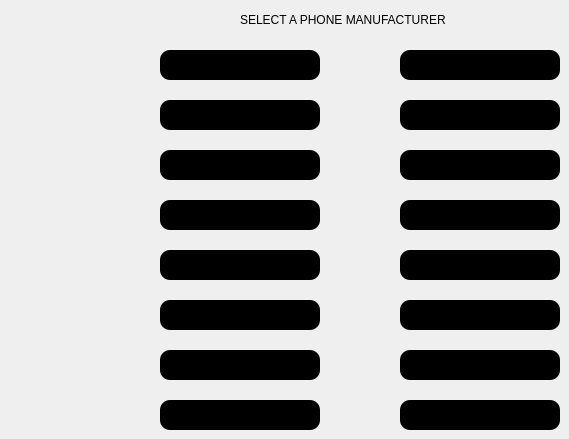
    <widget class="QWidget" name="Menu">
     <widget class="QPushButton" name="Infinix">
      <property name="geometry">
       <rect>
        <x>160</x>
        <y>350</y>
        <width>160</width>
        <height>30</height>
       </rect>
      </property>
      <property name="cursor">
       <cursorShape>PointingHandCursor</cursorShape>
      </property>
      <property name="toolTip">
       <string>&lt;html&gt;&lt;head/&gt;&lt;body&gt;&lt;p&gt;Click to show specifications&lt;/p&gt;&lt;/body&gt;&lt;/html&gt;</string>
      </property>
      <property name="toolTipDuration">
       <number>-1</number>
      </property>
      <property name="styleSheet">
       <string notr="true">QPushButton {
        background-color: rgb(0, 0, 0);
	border-radius: 10px;
}

QPushButton:Hover {
	
	background-color: rgb(17, 16, 16);
}</string>
      </property>
      <property name="text">
       <string>7. INFINIX</string>
      </property>
     </widget>
     <widget class="QPushButton" name="Huawei">
      <property name="geometry">
       <rect>
        <x>160</x>
        <y>100</y>
        <width>160</width>
        <height>30</height>
       </rect>
      </property>
      <property name="cursor">
       <cursorShape>PointingHandCursor</cursorShape>
      </property>
      <property name="toolTip">
       <string>&lt;html&gt;&lt;head/&gt;&lt;body&gt;&lt;p&gt;Click to show specifications&lt;/p&gt;&lt;/body&gt;&lt;/html&gt;</string>
      </property>
      <property name="toolTipDuration">
       <number>-1</number>
      </property>
      <property name="styleSheet">
       <string notr="true">QPushButton {
        background-color: rgb(0, 0, 0);
	border-radius: 10px;
}

QPushButton:Hover {
	
	background-color: rgb(17, 16, 16);
}</string>
      </property>
      <property name="text">
       <string>2. HUAWEI</string>
      </property>
     </widget>
     <widget class="QPushButton" name="Tecno">
      <property name="geometry">
       <rect>
        <x>160</x>
        <y>150</y>
        <width>160</width>
        <height>30</height>
       </rect>
      </property>
      <property name="cursor">
       <cursorShape>PointingHandCursor</cursorShape>
      </property>
      <property name="toolTip">
       <string>&lt;html&gt;&lt;head/&gt;&lt;body&gt;&lt;p&gt;Click to show specifications&lt;/p&gt;&lt;/body&gt;&lt;/html&gt;</string>
      </property>
      <property name="toolTipDuration">
       <number>-1</number>
      </property>
      <property name="styleSheet">
       <string notr="true">QPushButton {
        background-color: rgb(0, 0, 0);
	border-radius: 10px;
}

QPushButton:Hover {
	
	background-color: rgb(17, 16, 16);
}</string>
      </property>
      <property name="text">
       <string>3. TECNO</string>
      </property>
     </widget>
     <widget class="QPushButton" name="Redmi">
      <property name="geometry">
       <rect>
        <x>160</x>
        <y>200</y>
        <width>160</width>
        <height>30</height>
       </rect>
      </property>
      <property name="cursor">
       <cursorShape>PointingHandCursor</cursorShape>
      </property>
      <property name="toolTip">
       <string>&lt;html&gt;&lt;head/&gt;&lt;body&gt;&lt;p&gt;Click to show specifications&lt;/p&gt;&lt;/body&gt;&lt;/html&gt;</string>
      </property>
      <property name="toolTipDuration">
       <number>-1</number>
      </property>
      <property name="styleSheet">
       <string notr="true">QPushButton {
        background-color: rgb(0, 0, 0);
	border-radius: 10px;
}

QPushButton:Hover {
	
	background-color: rgb(17, 16, 16);
}</string>
      </property>
      <property name="text">
       <string>4. REDMI</string>
      </property>
     </widget>
     <widget class="QPushButton" name="HTC">
      <property name="geometry">
       <rect>
        <x>160</x>
        <y>250</y>
        <width>160</width>
        <height>30</height>
       </rect>
      </property>
      <property name="cursor">
       <cursorShape>PointingHandCursor</cursorShape>
      </property>
      <property name="toolTip">
       <string>&lt;html&gt;&lt;head/&gt;&lt;body&gt;&lt;p&gt;Click to show specifications&lt;/p&gt;&lt;/body&gt;&lt;/html&gt;</string>
      </property>
      <property name="toolTipDuration">
       <number>-1</number>
      </property>
      <property name="styleSheet">
       <string notr="true">QPushButton {
        background-color: rgb(0, 0, 0);
	border-radius: 10px;
}

QPushButton:Hover {
	
	background-color: rgb(17, 16, 16);
}</string>
      </property>
      <property name="text">
       <string>5. HTC</string>
      </property>
     </widget>
     <widget class="QPushButton" name="Oppo">
      <property name="geometry">
       <rect>
        <x>160</x>
        <y>300</y>
        <width>160</width>
        <height>30</height>
       </rect>
      </property>
      <property name="cursor">
       <cursorShape>PointingHandCursor</cursorShape>
      </property>
      <property name="toolTip">
       <string>&lt;html&gt;&lt;head/&gt;&lt;body&gt;&lt;p&gt;Click to show specifications&lt;/p&gt;&lt;/body&gt;&lt;/html&gt;</string>
      </property>
      <property name="toolTipDuration">
       <number>-1</number>
      </property>
      <property name="styleSheet">
       <string notr="true">QPushButton {
        background-color: rgb(0, 0, 0);
	border-radius: 10px;
}

QPushButton:Hover {
	
	background-color: rgb(17, 16, 16);
}</string>
      </property>
      <property name="text">
       <string>6. OPPO</string>
      </property>
     </widget>
     <widget class="QPushButton" name="Apple">
      <property name="geometry">
       <rect>
        <x>160</x>
        <y>50</y>
        <width>160</width>
        <height>30</height>
       </rect>
      </property>
      <property name="cursor">
       <cursorShape>PointingHandCursor</cursorShape>
      </property>
      <property name="toolTip">
       <string>&lt;html&gt;&lt;head/&gt;&lt;body&gt;&lt;p&gt;Click to show specifications&lt;/p&gt;&lt;/body&gt;&lt;/html&gt;</string>
      </property>
      <property name="toolTipDuration">
       <number>-1</number>
      </property>
      <property name="styleSheet">
       <string notr="true">QPushButton {
        background-color: rgb(0, 0, 0);
	border-radius: 10px;
}

QPushButton:Hover {
	
	background-color: rgb(17, 16, 16);
}</string>
      </property>
      <property name="text">
       <string>1. APPLE</string>
      </property>
     </widget>
     <widget class="QPushButton" name="Nokia">
      <property name="geometry">
       <rect>
        <x>160</x>
        <y>400</y>
        <width>160</width>
        <height>30</height>
       </rect>
      </property>
      <property name="cursor">
       <cursorShape>PointingHandCursor</cursorShape>
      </property>
      <property name="toolTip">
       <string>&lt;html&gt;&lt;head/&gt;&lt;body&gt;&lt;p&gt;Click to show specifications&lt;/p&gt;&lt;/body&gt;&lt;/html&gt;</string>
      </property>
      <property name="toolTipDuration">
       <number>-1</number>
      </property>
      <property name="styleSheet">
       <string notr="true">QPushButton {
        background-color: rgb(0, 0, 0);
	border-radius: 10px;
}

QPushButton:Hover {
	
	background-color: rgb(17, 16, 16);
}</string>
      </property>
      <property name="text">
       <string>8. NOKIA</string>
      </property>
     </widget>
     <widget class="QPushButton" name="Microsoft">
      <property name="geometry">
       <rect>
        <x>400</x>
        <y>150</y>
        <width>160</width>
        <height>30</height>
       </rect>
      </property>
      <property name="cursor">
       <cursorShape>PointingHandCursor</cursorShape>
      </property>
      <property name="toolTip">
       <string>&lt;html&gt;&lt;head/&gt;&lt;body&gt;&lt;p&gt;Click to show specifications&lt;/p&gt;&lt;/body&gt;&lt;/html&gt;</string>
      </property>
      <property name="toolTipDuration">
       <number>-1</number>
      </property>
      <property name="styleSheet">
       <string notr="true">QPushButton {
        background-color: rgb(0, 0, 0);
	border-radius: 10px;
}

QPushButton:Hover {
	
	background-color: rgb(17, 16, 16);
}</string>
      </property>
      <property name="text">
       <string>11. MICROSOFT</string>
      </property>
     </widget>
     <widget class="QPushButton" name="Vivo">
      <property name="geometry">
       <rect>
        <x>400</x>
        <y>350</y>
        <width>160</width>
        <height>30</height>
       </rect>
      </property>
      <property name="cursor">
       <cursorShape>PointingHandCursor</cursorShape>
      </property>
      <property name="toolTip">
       <string>&lt;html&gt;&lt;head/&gt;&lt;body&gt;&lt;p&gt;Click to show specifications&lt;/p&gt;&lt;/body&gt;&lt;/html&gt;</string>
      </property>
      <property name="toolTipDuration">
       <number>-1</number>
      </property>
      <property name="styleSheet">
       <string notr="true">QPushButton {
        background-color: rgb(0, 0, 0);
	border-radius: 10px;
}

QPushButton:Hover {
	
	background-color: rgb(17, 16, 16);
}</string>
      </property>
      <property name="text">
       <string>15. VIVO</string>
      </property>
     </widget>
     <widget class="QPushButton" name="ZTE">
      <property name="geometry">
       <rect>
        <x>400</x>
        <y>200</y>
        <width>160</width>
        <height>30</height>
       </rect>
      </property>
      <property name="cursor">
       <cursorShape>PointingHandCursor</cursorShape>
      </property>
      <property name="toolTip">
       <string>&lt;html&gt;&lt;head/&gt;&lt;body&gt;&lt;p&gt;Click to show specifications&lt;/p&gt;&lt;/body&gt;&lt;/html&gt;</string>
      </property>
      <property name="toolTipDuration">
       <number>-1</number>
      </property>
      <property name="styleSheet">
       <string notr="true">QPushButton {
        background-color: rgb(0, 0, 0);
	border-radius: 10px;
}

QPushButton:Hover {
	
	background-color: rgb(17, 16, 16);
}</string>
      </property>
      <property name="text">
       <string>12. ZTE</string>
      </property>
     </widget>
     <widget class="QPushButton" name="Samsung">
      <property name="geometry">
       <rect>
        <x>400</x>
        <y>100</y>
        <width>160</width>
        <height>30</height>
       </rect>
      </property>
      <property name="cursor">
       <cursorShape>PointingHandCursor</cursorShape>
      </property>
      <property name="toolTip">
       <string>&lt;html&gt;&lt;head/&gt;&lt;body&gt;&lt;p&gt;Click to show specifications&lt;/p&gt;&lt;/body&gt;&lt;/html&gt;</string>
      </property>
      <property name="toolTipDuration">
       <number>-1</number>
      </property>
      <property name="styleSheet">
       <string notr="true">QPushButton {
        background-color: rgb(0, 0, 0);
	border-radius: 10px;
}

QPushButton:Hover {
	
	background-color: rgb(17, 16, 16);
}</string>
      </property>
      <property name="text">
       <string>10. SAMSUNG</string>
      </property>
     </widget>
     <widget class="QPushButton" name="Sony">
      <property name="geometry">
       <rect>
        <x>400</x>
        <y>250</y>
        <width>160</width>
        <height>30</height>
       </rect>
      </property>
      <property name="cursor">
       <cursorShape>PointingHandCursor</cursorShape>
      </property>
      <property name="toolTip">
       <string>&lt;html&gt;&lt;head/&gt;&lt;body&gt;&lt;p&gt;Click to show specifications&lt;/p&gt;&lt;/body&gt;&lt;/html&gt;</string>
      </property>
      <property name="toolTipDuration">
       <number>-1</number>
      </property>
      <property name="styleSheet">
       <string notr="true">QPushButton {
        background-color: rgb(0, 0, 0);
	border-radius: 10px;
}

QPushButton:Hover {
	
	background-color: rgb(17, 16, 16);
}</string>
      </property>
      <property name="text">
       <string>13. SONY</string>
      </property>
     </widget>
     <widget class="QPushButton" name="Xiaomi">
      <property name="geometry">
       <rect>
        <x>400</x>
        <y>300</y>
        <width>160</width>
        <height>30</height>
       </rect>
      </property>
      <property name="cursor">
       <cursorShape>PointingHandCursor</cursorShape>
      </property>
      <property name="toolTip">
       <string>&lt;html&gt;&lt;head/&gt;&lt;body&gt;&lt;p&gt;Click to show specifications&lt;/p&gt;&lt;/body&gt;&lt;/html&gt;</string>
      </property>
      <property name="toolTipDuration">
       <number>-1</number>
      </property>
      <property name="styleSheet">
       <string notr="true">QPushButton {
        background-color: rgb(0, 0, 0);
	border-radius: 10px;
}

QPushButton:Hover {
	
	background-color: rgb(17, 16, 16);
}</string>
      </property>
      <property name="text">
       <string>14. XIAOMI</string>
      </property>
     </widget>
     <widget class="QPushButton" name="LG">
      <property name="geometry">
       <rect>
        <x>400</x>
        <y>50</y>
        <width>160</width>
        <height>30</height>
       </rect>
      </property>
      <property name="cursor">
       <cursorShape>PointingHandCursor</cursorShape>
      </property>
      <property name="toolTip">
       <string>&lt;html&gt;&lt;head/&gt;&lt;body&gt;&lt;p&gt;Click to show specifications&lt;/p&gt;&lt;/body&gt;&lt;/html&gt;</string>
      </property>
      <property name="toolTipDuration">
       <number>-1</number>
      </property>
      <property name="styleSheet">
       <string notr="true">QPushButton {
        background-color: rgb(0, 0, 0);
	border-radius: 10px;
}

QPushButton:Hover {
	
	background-color: rgb(17, 16, 16);
}</string>
      </property>
      <property name="text">
       <string>9. LG</string>
      </property>
     </widget>
     <widget class="QPushButton" name="Motorola">
      <property name="geometry">
       <rect>
        <x>400</x>
        <y>400</y>
        <width>160</width>
        <height>30</height>
       </rect>
      </property>
      <property name="cursor">
       <cursorShape>PointingHandCursor</cursorShape>
      </property>
      <property name="toolTip">
       <string>&lt;html&gt;&lt;head/&gt;&lt;body&gt;&lt;p&gt;Click to show specifications&lt;/p&gt;&lt;/body&gt;&lt;/html&gt;</string>
      </property>
      <property name="toolTipDuration">
       <number>-1</number>
      </property>
      <property name="styleSheet">
       <string notr="true">QPushButton {
        background-color: rgb(0, 0, 0);
	border-radius: 10px;
}

QPushButton:Hover {
	
	background-color: rgb(17, 16, 16);
}</string>
      </property>
      <property name="text">
       <string>16. MOTOROLA</string>
      </property>
     </widget>
     <widget class="QLabel" name="label">
      <property name="geometry">
       <rect>
        <x>240</x>
        <y>10</y>
        <width>250</width>
        <height>19</height>
       </rect>
      </property>
      <property name="styleSheet">
       <string notr="true">color: rgb(0, 0, 0);</string>
      </property>
      <property name="text">
       <string>SELECT A PHONE MANUFACTURER</string>
      </property>
     </widget>
    </widget>
